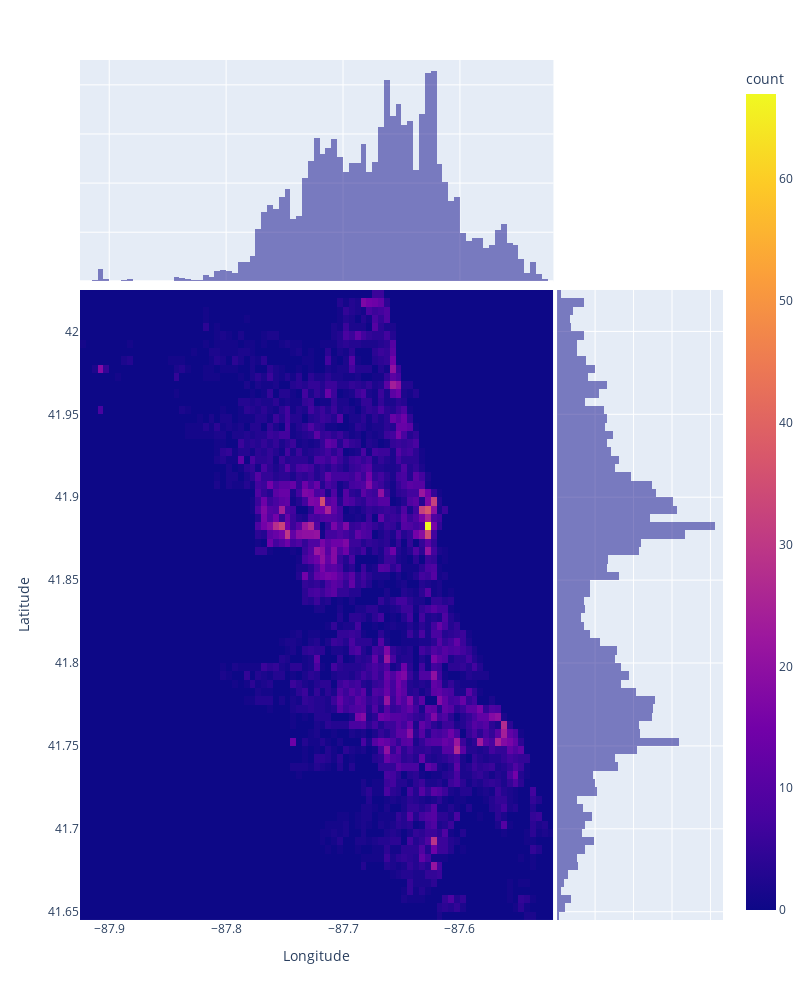

Source (notebook cell):
### Code cell
# display distribution of a sample of the data
import plotly.express as px

fig_height=1000
fig = px.density_heatmap(
    data_frame=df.sample(10000),
    x="Longitude",
    y="Latitude", 
    marginal_x="histogram",
    marginal_y="histogram",
    height=fig_height,
    width=ratio_xy*fig_height,
    nbinsx=nx,
    nbinsy=ny,
)
fig.show()

### Figure 1 — Plotly figure (JSON) as saved in the notebook; plotly's stock layout.template omitted (floating-point values rounded to 4 significant figures; data arrays with more than 128 entries replaced by an {"elided": "..."} marker saying what was removed)
{"data": [{"coloraxis": "coloraxis", "hovertemplate": "Longitude=%{x}<br>Latitude=%{y}<br>count=%{z}<extra></extra>", "name": "", "nbinsx": 84, "nbinsy": 96, "type": "histogram2d", "x": {"elided": "10000 float values"}, "xaxis": "x", "xbingroup": "x", "y": {"elided": "10000 float values"}, "yaxis": "y", "ybingroup": "y"}, {"alignmentgroup": "True", "bingroup": "x", "hovertemplate": "Longitude=%{x}<br>count=%{y}<extra></extra>", "legendgroup": "", "marker": {"color": "#0d0887"}, "name": "", "offsetgroup": "", "opacity": 0.5, "showlegend": false, "type": "histogram", "x": {"elided": "10000 float values"}, "xaxis": "x3", "yaxis": "y3"}, {"alignmentgroup": "True", "bingroup": "y", "hovertemplate": "Latitude=%{y}<br>count=%{x}<extra></extra>", "legendgroup": "", "marker": {"color": "#0d0887"}, "name": "", "offsetgroup": "", "opacity": 0.5, "showlegend": false, "type": "histogram", "xaxis": "x2", "y": {"elided": "10000 float values"}, "yaxis": "y2"}], "layout": {"barmode": "overlay", "coloraxis": {"colorbar": {"title": {"text": "count"}}, "colorscale": [[0, "#0d0887"], [0.1111, "#46039f"], [0.2222, "#7201a8"], [0.3333, "#9c179e"], [0.4444, "#bd3786"], [0.5556, "#d8576b"], [0.6667, "#ed7953"], [0.7778, "#fb9f3a"], [0.8889, "#fdca26"], [1, "#f0f921"]]}, "height": 1000, "legend": {"tracegroupgap": 0}, "margin": {"t": 60}, "width": 812.8, "xaxis": {"anchor": "y", "domain": [0, 0.7363], "title": {"text": "Longitude"}}, "xaxis2": {"anchor": "y2", "domain": [0.7413, 1], "matches": "x2", "showgrid": true, "showline": false, "showticklabels": false, "ticks": ""}, "xaxis3": {"anchor": "y3", "domain": [0, 0.7363], "matches": "x", "showgrid": true, "showticklabels": false}, "xaxis4": {"anchor": "y4", "domain": [0.7413, 1], "matches": "x2", "showgrid": true, "showline": false, "showticklabels": false, "ticks": ""}, "yaxis": {"anchor": "x", "domain": [0, 0.7326], "title": {"text": "Latitude"}}, "yaxis2": {"anchor": "x2", "domain": [0, 0.7326], "matches": "y", "showgrid": true, "showticklabels": false}, "yaxis3": {"anchor": "x3", "domain": [0.7426, 1], "matches": "y3", "showgrid": true, "showline": false, "showticklabels": false, "ticks": ""}, "yaxis4": {"anchor": "x4", "domain": [0.7426, 1], "matches": "y3", "showgrid": true, "showline": false, "showticklabels": false, "ticks": ""}}}
